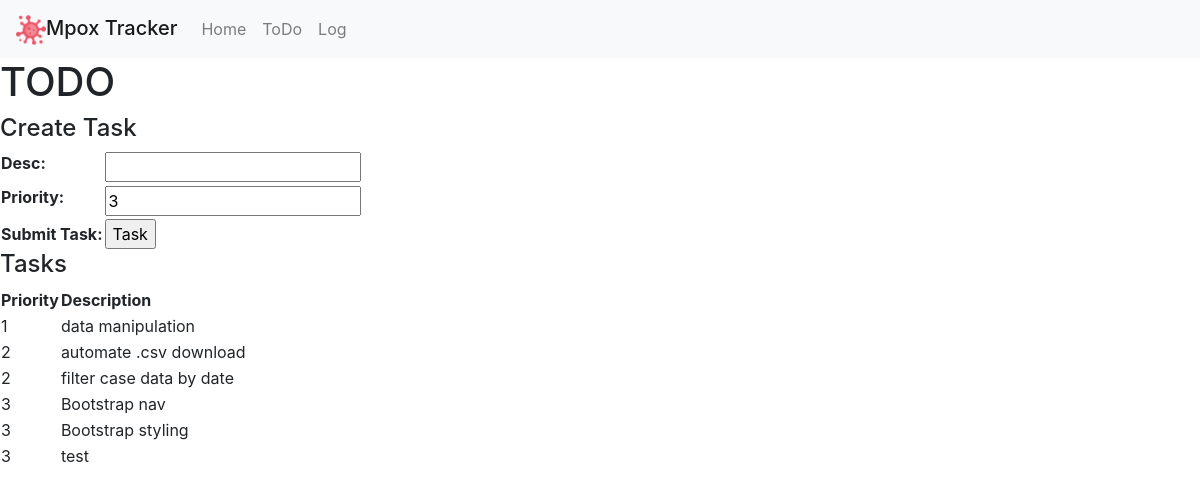
Before: /todo with the older database file.
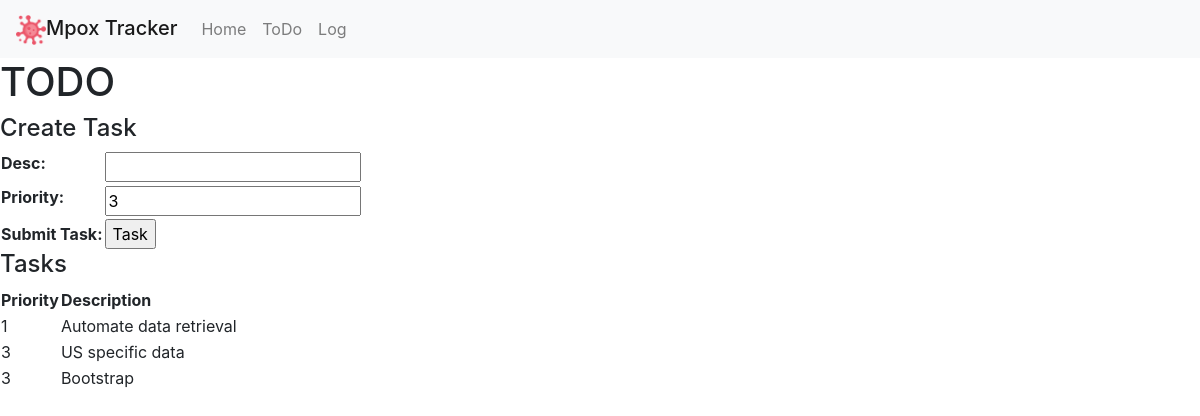
After: the same page with the newer database file.
### app/models.py (models this page shows, shortened)
class Task(models.Model):
    desc = models.CharField(blank=False, max_length=250)
    priority = models.IntegerField(default=3)

### app/views.py (the view)
# urls.py: path('todo', views.todo, name='todo'),
def todo(request):
    if request.method == 'GET':
        tasks = Task.objects.all().order_by('priority').values()
        form = TaskEntryForm()
        context = {
            "tasks": tasks,
            "form": form
        }
        return render(request, 'app/todo.html', context)
    else:
        form = TaskEntryForm(request.POST)
        if form.is_valid():
            entry = form.save()
            return redirect('todo')

### app/forms.py
class TaskEntryForm(ModelForm):
    class Meta:
        model = Task
        exclude = []

### app/templates/app/todo.html (shortened to what this page needs)
{% extends "app/layout.html" %}
{% block body %}
<h1>TODO</h1>
<h4>Create Task</h4>
<form class="createTask" action="{% url 'todo' %}" method="post">
    <table>
        {{ form.as_table }}
        <tr>
            <td>
                <b>Submit Task:</b>
            </td>
            <td>
                <input type="submit" value="Task" class="submit">
            </td>
        </tr>
    </table>
</form>
<h4>Tasks</h4>
<table>
    <tr>
        <th>Priority</th>
        <th>Description</th>
    </tr>
{% for task in tasks %}
    <tr>
        <td>{{ task.priority }}</td>
        <td>{{ task.desc }}</td>
    </tr>
{% endfor %}
</table>
{% endblock %}

### app/templates/app/layout.html (shortened to what this page needs)
{% load static %}
<!DOCTYPE html>
<html lang="en">
<head>
    <link href="{% static 'app/css/bootstrap.css' %}" rel="stylesheet">
</head>
<body>
    <nav class="navbar navbar-expand-lg navbar-light bg-light">
        <a class="navbar-brand mb-0 h1" href="#">
            <img src="{% static 'app/images/nav_icon.png' %}" width="30" height="30" alt="">Mpox Tracker
        </a>
        <ul class="navbar-nav mr-auto">
            <li class="nav-item">
                <a class="nav-link" href="{% url 'index' %}">Home</a>
            </li>
            <li class="nav-item">
                <a class="nav-link" href="{% url 'todo' %}">ToDo</a>
            </li>
            <li class="nav-item">
                <a class="nav-link" href="{% url 'log' %}">Log</a>
            </li>
        </ul>
    </nav>
    {% block body %}
    {% endblock %}
</body>
</html>

Changed rows visible on the page:
removed Task: priority "1", desc "data manipulation"
removed Task: priority "2", desc "filter case data by date"
removed Task: priority "3", desc "test"
changed Task: priority "3" → "1"; desc "Bootstrap nav" → "Automate data retrieval"
changed Task: desc "Bootstrap styling" → "US specific data"
changed Task: priority "2" → "3"; desc "automate .csv download" → "Bootstrap"; moves down the list
